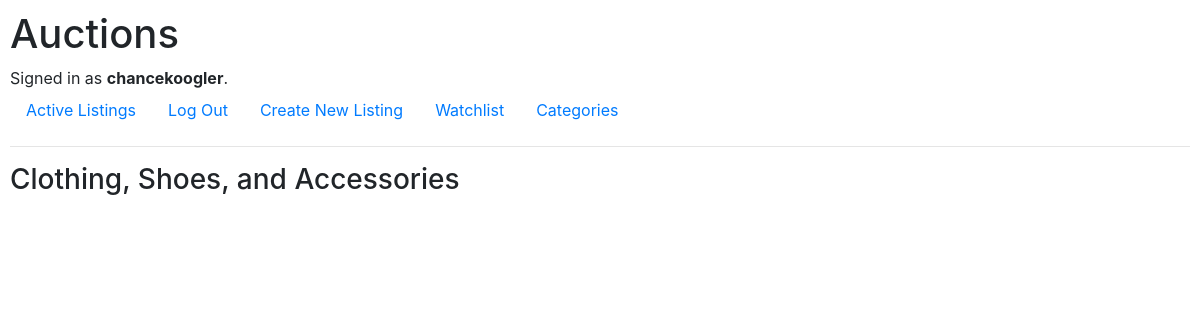
Screenshot of /Clothing, Shoes, and Accessories (signed in) with the database file from the repository.
### auctions/models.py (models this page shows)
class User(AbstractUser):
    pass

class Category(models.Model):
    title = models.CharField(max_length=40, null=True, blank=True)
    def __str__(self):
        return str(self.title)

### auctions/views.py (the view)
# urls.py: path("<str:category>", views.itemsOfCat, name="itemsOfCat")
def itemsOfCat(request, category):
    category = Category.objects.get(title=category)
    items = Auction.objects.filter(category=category)
    return render(request, "auctions/itemsOfCat.html", {
        "items": items,
        "category": category
    })

### auctions/templates/auctions/itemsOfCat.html (shortened to what this page needs)
{% extends "auctions/layout.html" %}
{% block body %}
<h3>{{category}}</h3>
{% endblock %}

### auctions/templates/auctions/layout.html (shortened to what this page needs)
{% load static %}
<!DOCTYPE html>
<html lang="en">
    <head>
        <link rel="stylesheet" href="https://stackpath.bootstrapcdn.com/bootstrap/4.4.1/css/bootstrap.min.css">
        <link href="{% static 'auctions/styles.css' %}" rel="stylesheet">
    </head>
    <body>
        <h1>Auctions</h1>
        <div>
            {% if user.is_authenticated %}
                Signed in as <strong>{{ user.username }}</strong>.
            {% else %}
                Not signed in.
            {% endif %}
        </div>
        <ul class="nav">
            <li class="nav-item">
                <a class="nav-link" href="{% url 'listings' %}">Active Listings</a>
            </li>
            {% if user.is_authenticated %}
                <li class="nav-item">
                    <a class="nav-link" href="{% url 'logout' %}">Log Out</a>
                </li>
                    <a class="nav-link" href="{% url 'create' %}">Create New Listing</a>
                <li class="nav-item">
                    <a class="nav-link" href="{% url 'watchlist' %}">Watchlist</a>
                </li>
                <li class="nav-item">
                    <a class="nav-link" href="{% url 'category' %}">Categories</a>
                </li>
            {% endif %}
        </ul>
        <hr>
        {% block body %}
        {% endblock %}
    </body>
</html>

### auctions/static/auctions/styles.css (style rules this page uses)
body { padding: 10px; }

### rows the page displays
User: username "chancekoogler"
Category: title "Clothing, Shoes, and Accessories"
